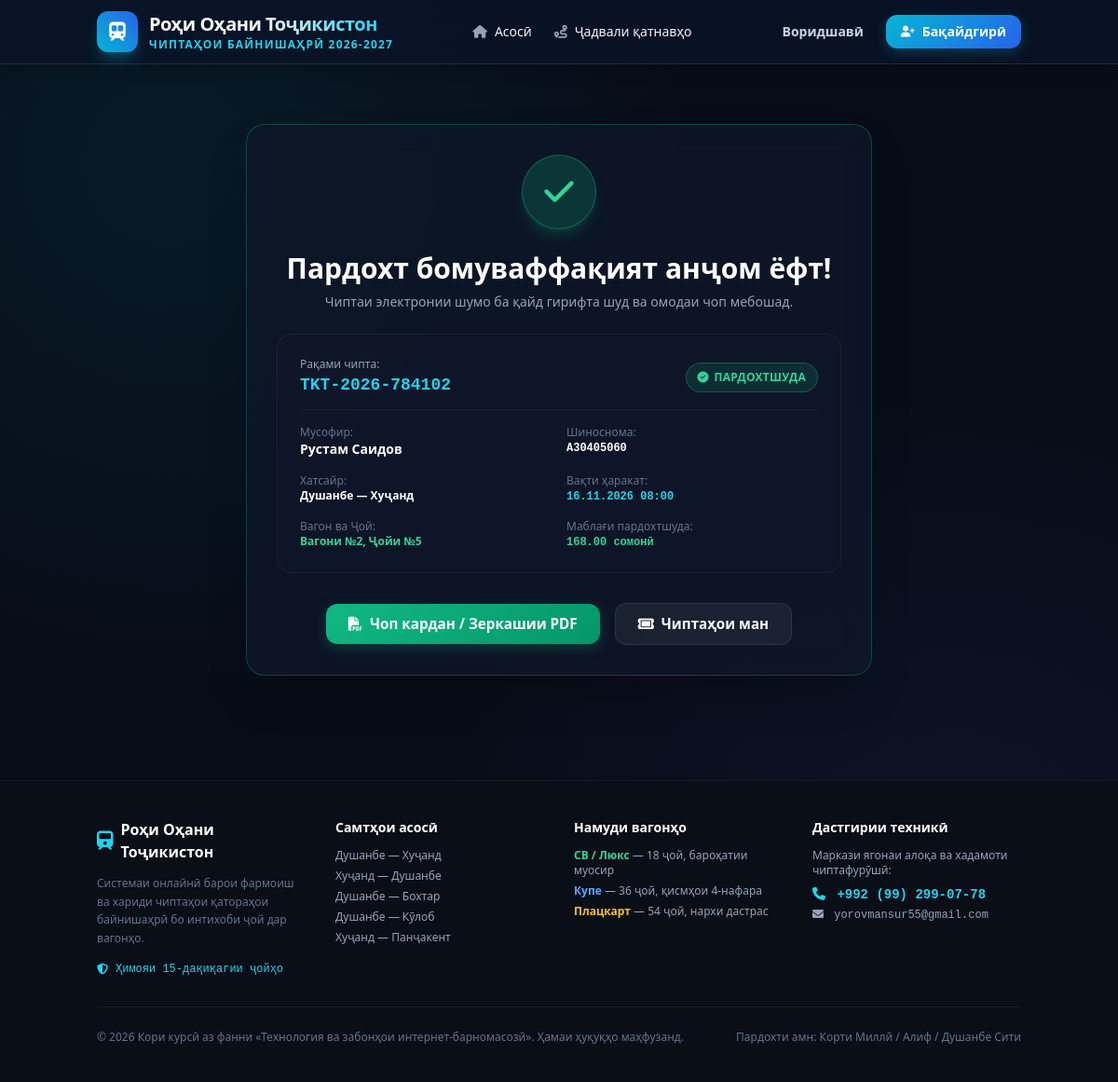
Page /ticket_success.php?ticket_id=1 on the committed database.
### tables this page shows
CREATE TABLE `tickets` (
  `id` INT AUTO_INCREMENT PRIMARY KEY,
  `ticket_number` VARCHAR(50) NOT NULL UNIQUE,
  `trip_id` INT NOT NULL,
  `car_id` INT NOT NULL,
  `seat_id` INT NOT NULL,
  `passenger_id` INT NULL,
  `passenger_name` VARCHAR(150) NOT NULL,
  `passenger_passport` VARCHAR(50) NOT NULL,
  `passenger_phone` VARCHAR(30) NULL,
  `cashier_id` INT NULL,
  `price` DECIMAL(10,2) NOT NULL,
  `payment_method` ENUM('online_card', 'alif_mobi', 'dushanbe_city', 'cash') DEFAULT 'online_card',
  `payment_status` ENUM('pending', 'paid', 'refunded', 'expired') DEFAULT 'pending',
  `status` ENUM('reserved', 'confirmed', 'cancelled', 'refunded') DEFAULT 'reserved',
  `reserved_at` DATETIME NOT NULL,
  `expires_at` DATETIME NOT NULL,
  `purchased_at` DATETIME NULL,
  `refunded_at` DATETIME NULL,
  `created_at` TIMESTAMP DEFAULT CURRENT_TIMESTAMP,
  FOREIGN KEY (`trip_id`) REFERENCES `trips`(`id`) ON DELETE CASCADE,
  FOREIGN KEY (`car_id`) REFERENCES `cars`(`id`) ON DELETE CASCADE,
  FOREIGN KEY (`seat_id`) REFERENCES `seats`(`id`) ON DELETE CASCADE,
  FOREIGN KEY (`passenger_id`) REFERENCES `users`(`id`) ON DELETE SET NULL,
  FOREIGN KEY (`cashier_id`) REFERENCES `users`(`id`) ON DELETE SET NULL
);

CREATE TABLE `routes` (
  `id` INT AUTO_INCREMENT PRIMARY KEY,
  `route_name` VARCHAR(150) NOT NULL,
  `from_station_id` INT NOT NULL,
  `to_station_id` INT NOT NULL,
  `distance_km` DECIMAL(8,2) NOT NULL DEFAULT 0.00,
  `duration_hours` VARCHAR(50) NOT NULL,
  `created_at` TIMESTAMP DEFAULT CURRENT_TIMESTAMP,
  FOREIGN KEY (`from_station_id`) REFERENCES `stations`(`id`) ON DELETE CASCADE,
  FOREIGN KEY (`to_station_id`) REFERENCES `stations`(`id`) ON DELETE CASCADE
);

CREATE TABLE `trips` (
  `id` INT AUTO_INCREMENT PRIMARY KEY,
  `route_id` INT NOT NULL,
  `train_id` INT NOT NULL,
  `departure_time` DATETIME NOT NULL,
  `arrival_time` DATETIME NOT NULL,
  `base_price` DECIMAL(10,2) NOT NULL DEFAULT 80.00,
  `status` ENUM('scheduled', 'boarding', 'departed', 'completed', 'cancelled') DEFAULT 'scheduled',
  `created_at` TIMESTAMP DEFAULT CURRENT_TIMESTAMP,
  FOREIGN KEY (`route_id`) REFERENCES `routes`(`id`) ON DELETE CASCADE,
  FOREIGN KEY (`train_id`) REFERENCES `trains`(`id`) ON DELETE CASCADE
);

CREATE TABLE `cars` (
  `id` INT AUTO_INCREMENT PRIMARY KEY,
  `train_id` INT NOT NULL,
  `car_number` INT NOT NULL,
  `car_type` ENUM('platskart', 'coupe', 'sv_lux') NOT NULL DEFAULT 'coupe',
  `total_seats` INT NOT NULL DEFAULT 36,
  `price_multiplier` DECIMAL(4,2) NOT NULL DEFAULT 1.00,
  `created_at` TIMESTAMP DEFAULT CURRENT_TIMESTAMP,
  FOREIGN KEY (`train_id`) REFERENCES `trains`(`id`) ON DELETE CASCADE
);

CREATE TABLE `seats` (
  `id` INT AUTO_INCREMENT PRIMARY KEY,
  `car_id` INT NOT NULL,
  `seat_number` INT NOT NULL,
  `seat_type` ENUM('lower', 'upper', 'side_lower', 'side_upper') NOT NULL DEFAULT 'lower',
  FOREIGN KEY (`car_id`) REFERENCES `cars`(`id`) ON DELETE CASCADE
);

### config/db.php (called while the page is built, shortened)
<?php
function formatTJS($amount) {
    return number_format($amount, 2, '.', ' ') . ' сомонӣ';
}

### ticket_success.php (the view, shortened to what this page needs)
<?php
require_once __DIR__ . '/config/db.php';
$ticketId = isset($_GET['ticket_id']) ? (int)$_GET['ticket_id'] : 0;
$stmt = $pdo->prepare("
    SELECT tk.*,
           t.departure_time, t.arrival_time,
           r.route_name,
           s1.city AS from_city, s1.name AS from_station,
           s2.city AS to_city, s2.name AS to_station,
           tr.train_number,
           c.car_number, c.car_type,
           s.seat_number, s.seat_type
    FROM tickets tk
    JOIN trips t ON tk.trip_id = t.id
    JOIN routes r ON t.route_id = r.id
    JOIN stations s1 ON r.from_station_id = s1.id
    JOIN stations s2 ON r.to_station_id = s2.id
    JOIN trains tr ON t.train_id = tr.id
    JOIN cars c ON tk.car_id = c.id
    JOIN seats s ON tk.seat_id = s.id
    WHERE tk.id = ?
");
$stmt->execute([$ticketId]);
$ticket = $stmt->fetch();
require_once __DIR__ . '/includes/header.php';
?>
<div class="container mx-auto px-4 py-12">
    <div class="max-w-2xl mx-auto glass-panel p-8 text-center border-emerald-500/30 shadow-2xl">
        <div class="w-20 h-20 rounded-full bg-emerald-500/20 text-emerald-400 border border-emerald-500/40 flex items-center justify-center text-4xl mx-auto mb-6 shadow-lg shadow-emerald-500/20">
            <i class="fa-solid fa-check"></i>
        </div>
        <h1 class="text-3xl font-extrabold text-white mb-2">Пардохт бомуваффақият анҷом ёфт!</h1>
        <p class="text-slate-400 text-sm mb-6">
            Чиптаи электронии шумо ба қайд гирифта шуд ва омодаи чоп мебошад.
        </p>
        <div class="bg-slate-900/80 p-6 rounded-2xl border border-white/5 text-left space-y-4 mb-8">
            <div class="flex items-center justify-between pb-3 border-b border-white/5">
                <div>
                    <span class="text-xs text-slate-400 block">Рақами чипта:</span>
                    <span class="text-lg font-black font-mono text-cyan-400"><?= htmlspecialchars($ticket['ticket_number']) ?></span>
                </div>
                <span class="badge badge-emerald">
                    <i class="fa-solid fa-circle-check"></i> Пардохтшуда
                </span>
            </div>
            <div class="grid grid-cols-2 gap-4 text-xs">
                <div>
                    <span class="text-slate-500 block">Мусофир:</span>
                    <strong class="text-white text-sm"><?= htmlspecialchars($ticket['passenger_name']) ?></strong>
                </div>
                <div>
                    <span class="text-slate-500 block">Шиноснома:</span>
                    <strong class="text-white font-mono"><?= htmlspecialchars($ticket['passenger_passport']) ?></strong>
                </div>
                <div>
                    <span class="text-slate-500 block">Хатсайр:</span>
                    <strong class="text-white"><?= htmlspecialchars($ticket['route_name']) ?></strong>
                </div>
                <div>
                    <span class="text-slate-500 block">Вақти ҳаракат:</span>
                    <strong class="text-cyan-400 font-mono"><?= date('d.m.Y H:i', strtotime($ticket['departure_time'])) ?></strong>
                </div>
                <div>
                    <span class="text-slate-500 block">Вагон ва Ҷой:</span>
                    <strong class="text-emerald-400">Вагони №<?= $ticket['car_number'] ?>, Ҷойи №<?= $ticket['seat_number'] ?></strong>
                </div>
                <div>
                    <span class="text-slate-500 block">Маблағи пардохтшуда:</span>
                    <strong class="text-emerald-400 font-mono"><?= formatTJS($ticket['price']) ?></strong>
                </div>
            </div>
        </div>
        <div class="flex flex-col sm:flex-row items-center justify-center gap-4">
            <a href="/train_ticket_system/ticket_print.php?ticket_id=<?= $ticket['id'] ?>" target="_blank" class="btn btn-emerald w-full sm:w-auto !py-3.5 !px-6">
                <i class="fa-solid fa-file-pdf"></i> Чоп кардан / Зеркашии PDF
            </a>
            <a href="/train_ticket_system/my_tickets.php" class="btn btn-secondary w-full sm:w-auto !py-3.5 !px-6">
                <i class="fa-solid fa-ticket"></i> Чиптаҳои ман
            </a>
        </div>
    </div>
</div>
<?php require_once __DIR__ . '/includes/footer.php'; ?>

### assets/css/style.css (style rules this page uses)
:root { --bg-dark: #070d18; --bg-card: #0f172a; --bg-card-hover: #162238; --surface-glass: rgba(15, 23, 42, 0.75); --border-glass: rgba(255, 255, 255, 0.08); --border-glass-light: rgba(255, 255, 255, 0.15); --primary: #06b6d4; --primary-hover: #0891b2; --primary-glow: rgba(6, 182, 212, 0.25); --emerald: #10b981; --emerald-glow: rgba(16, 185, 129, 0.25); --amber: #f59e0b; --amber-glow: rgba(245, 158, 11, 0.25); --ruby: #ef4444; --ruby-glow: rgba(239, 68, 68, 0.25); --text-main: #f8fafc; --text-muted: #94a3b8; --text-dim: #64748b; --font-main: 'Plus Jakarta Sans', system-ui, -apple-system, sans-serif; --font-mono: 'JetBrains Mono', monospace; }
* { box-sizing: border-box; margin: 0; padding: 0; }
body { background-color: var(--bg-dark); color: var(--text-main); font-family: var(--font-main); min-height: 100vh; display: flex; flex-direction: column; line-height: 1.5; background-image: radial-gradient(circle at 15% 15%, rgba(6, 182, 212, 0.08) 0%, transparent 40%), radial-gradient(circle at 85% 85%, rgba(99, 102, 241, 0.08) 0%, transparent 40%); background-attachment: fixed; }
.container { width: 100%; max-width: 1240px; margin-left: auto; margin-right: auto; padding-left: 1.25rem; padding-right: 1.25rem; }
.glass-panel { background: var(--surface-glass); backdrop-filter: blur(16px); -webkit-backdrop-filter: blur(16px); border: 1px solid var(--border-glass); border-radius: 1.25rem; box-shadow: 0 10px 30px -10px rgba(0, 0, 0, 0.5); transition: border-color 0.2s ease, box-shadow 0.2s ease; }
.btn { display: inline-flex; align-items: center; justify-content: center; gap: 0.5rem; font-weight: 600; font-size: 0.95rem; padding: 0.75rem 1.4rem; border-radius: 0.75rem; border: none; cursor: pointer; transition: all 0.2s ease; text-decoration: none; line-height: 1; }
.btn-emerald { background: linear-gradient(135deg, #10b981, #059669); color: #ffffff; box-shadow: 0 4px 14px var(--emerald-glow); }
.btn-secondary { background: rgba(255, 255, 255, 0.06); color: var(--text-main); border: 1px solid var(--border-glass); }
.badge { display: inline-flex; align-items: center; gap: 0.35rem; font-size: 0.75rem; font-weight: 700; padding: 0.35rem 0.75rem; border-radius: 9999px; letter-spacing: 0.025em; text-transform: uppercase; }
.badge-emerald { background: rgba(16, 185, 129, 0.15); color: #34d399; border: 1px solid rgba(16, 185, 129, 0.3); }

### rows in the picture
tickets: ticket_number "TKT-2026-784102", passenger_name "Рустам Саидов", passenger_passport "A30405060", routes.route_name "Душанбе — Хуҷанд", trip.departure_time "16.11.2026 08:00", car.car_number "2", seat.seat_number "5", price "168.00 сомонӣ"
